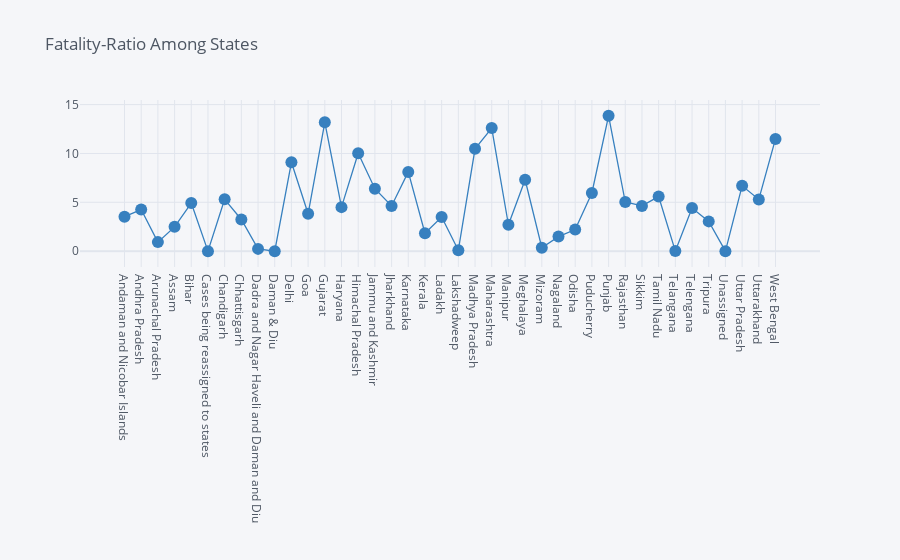

Notebook code for this chart:
### Markdown cell above
### FATALITY_RATIO AMONG STATES

### Code cell
fatality_ratio=df.groupby('State/UnionTerritory')['Fatality-Ratio'].sum().reset_index()
fatality_ratio.iplot(kind='line',mode='lines+markers',x='State/UnionTerritory',y='Fatality-Ratio',title='Fatality-Ratio Among States',color='blue')

### Figure 1 — Plotly figure (JSON) as saved in the notebook; plotly's stock layout.template omitted (floating-point values rounded to 4 significant figures)
{"data": [{"line": {"color": "rgba(55, 128, 191, 1.0)", "dash": "solid", "shape": "linear", "width": 1.3}, "marker": {"size": 12, "symbol": "circle"}, "mode": "lines+markers", "name": "Fatality-Ratio", "text": "", "type": "scatter", "x": ["Andaman and Nicobar Islands", "Andhra Pradesh", "Arunachal Pradesh", "Assam", "Bihar", "Cases being reassigned to states", "Chandigarh", "Chhattisgarh", "Dadra and Nagar Haveli and Daman and Diu", "Daman & Diu", "Delhi", "Goa", "Gujarat", "Haryana", "Himachal Pradesh", "Jammu and Kashmir", "Jharkhand", "Karnataka", "Kerala", "Ladakh", "Lakshadweep", "Madhya Pradesh", "Maharashtra", "Manipur", "Meghalaya", "Mizoram", "Nagaland", "Odisha", "Puducherry", "Punjab", "Rajasthan", "Sikkim", "Tamil Nadu", "Telangana", "Telengana", "Tripura", "Unassigned", "Uttar Pradesh", "Uttarakhand", "West Bengal"], "y": [3.526, 4.259, 0.9244, 2.486, 4.926, 0, 5.307, 3.241, 0.2328, 0, 9.096, 3.821, 13.18, 4.505, 10.02, 6.386, 4.625, 8.11, 1.83, 3.496, 0.09458, 10.48, 12.59, 2.701, 7.308, 0.3513, 1.489, 2.207, 5.951, 13.85, 5.03, 4.629, 5.585, 0.00519, 4.409, 3.046, 0, 6.685, 5.288, 11.49]}], "layout": {"legend": {"bgcolor": "#F5F6F9", "font": {"color": "#4D5663"}}, "paper_bgcolor": "#F5F6F9", "plot_bgcolor": "#F5F6F9", "title": {"font": {"color": "#4D5663"}, "text": "Fatality-Ratio Among States"}, "xaxis": {"gridcolor": "#E1E5ED", "showgrid": true, "tickfont": {"color": "#4D5663"}, "title": {"font": {"color": "#4D5663"}, "text": ""}, "zerolinecolor": "#E1E5ED"}, "yaxis": {"gridcolor": "#E1E5ED", "showgrid": true, "tickfont": {"color": "#4D5663"}, "title": {"font": {"color": "#4D5663"}, "text": ""}, "zerolinecolor": "#E1E5ED"}}}
